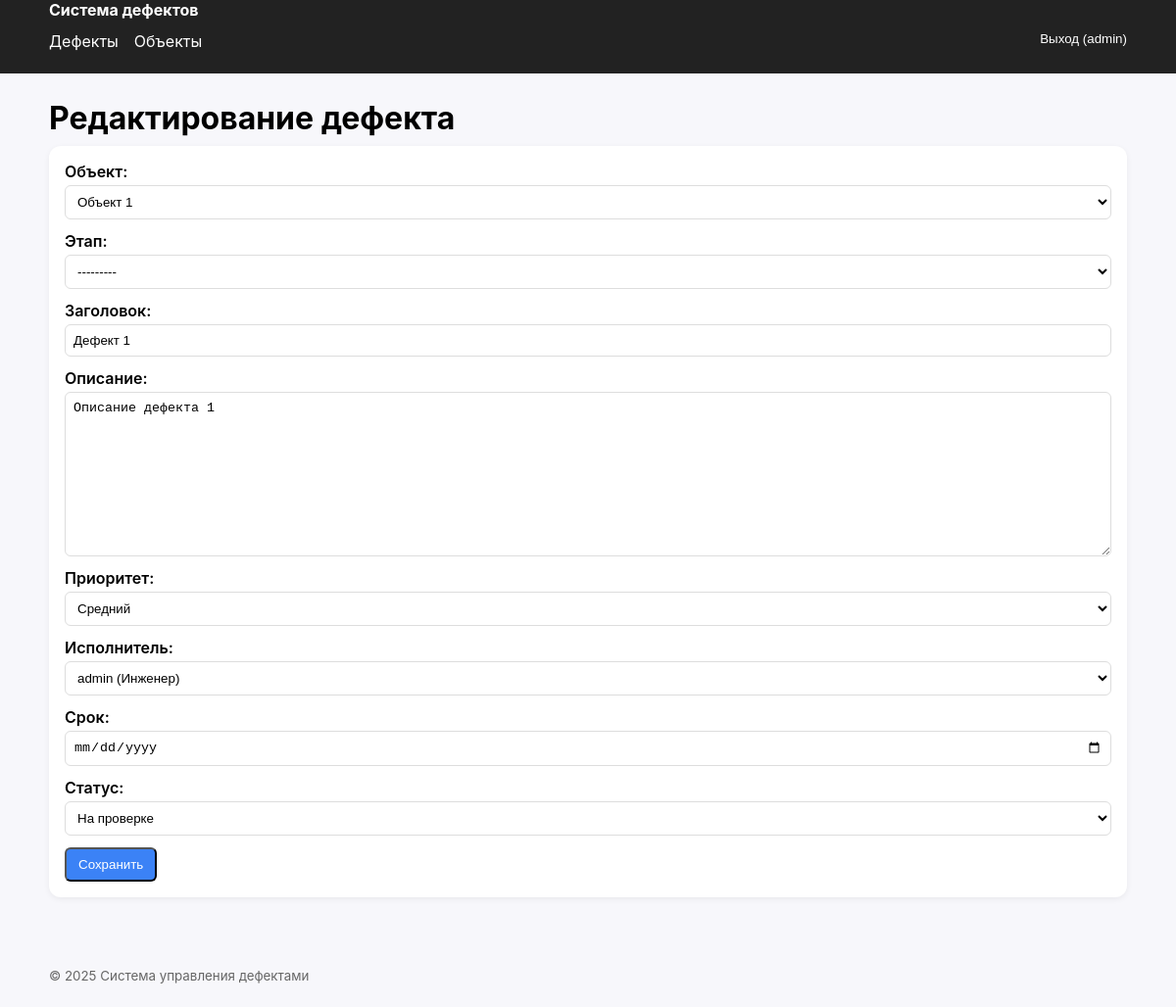
/defects/2/edit/ (signed in), run on an earlier commit of the app's database.
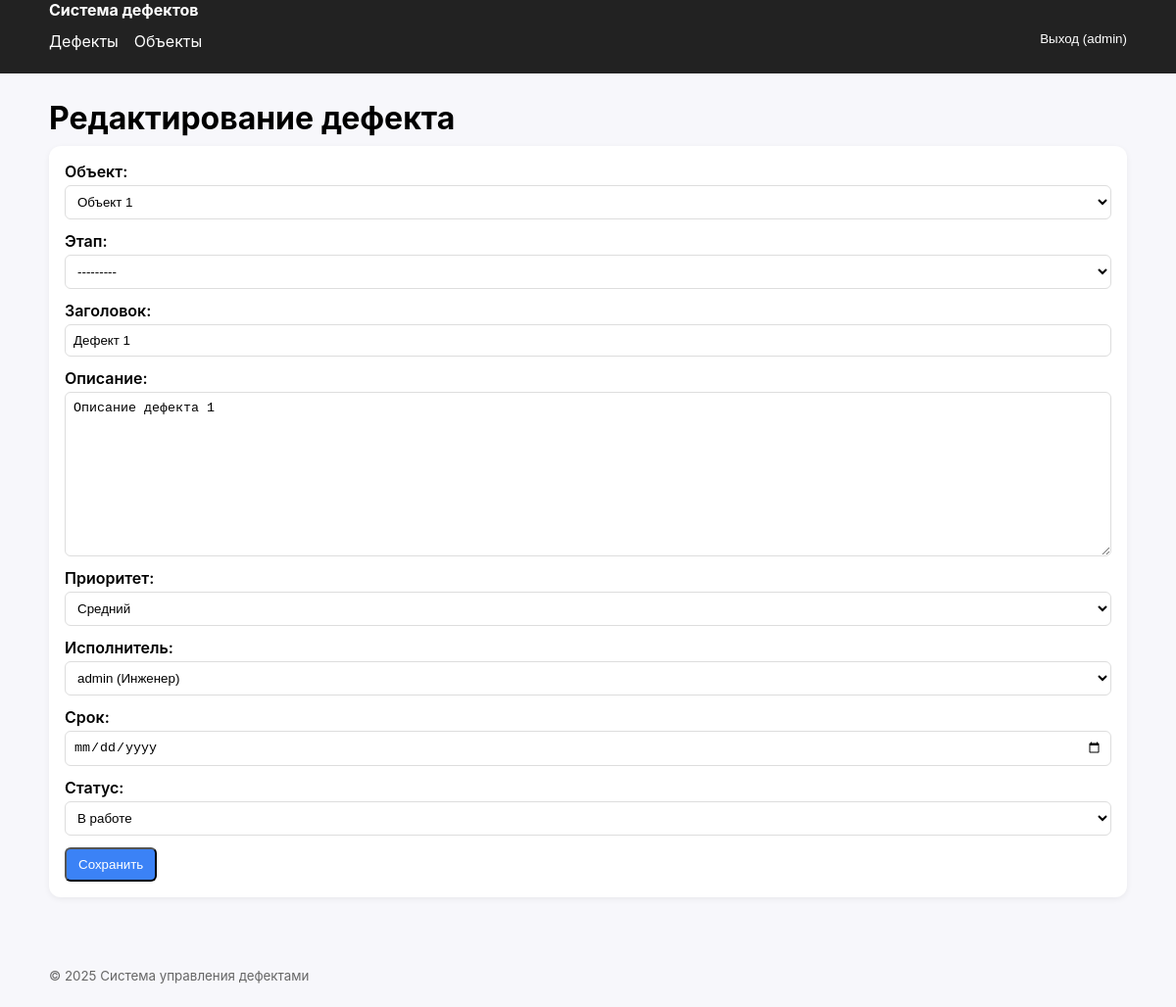
And on a later commit of the database.
### defects/models.py (models this page shows, shortened)
class Defect(models.Model):
    project = models.ForeignKey(Project, on_delete=models.PROTECT, related_name="defects", verbose_name="Объект")
    stage = models.ForeignKey(Stage, on_delete=models.SET_NULL, null=True, blank=True, related_name="defects",
                              verbose_name="Этап")
    title = models.CharField("Заголовок", max_length=255)
    description = models.TextField("Описание", blank=True)
    priority = models.CharField("Приоритет", max_length=3, choices=Priority.choices, default=Priority.MEDIUM)
    assignee = models.ForeignKey(settings.AUTH_USER_MODEL, on_delete=models.SET_NULL, null=True, blank=True,
                                 related_name="assigned_defects", verbose_name="Исполнитель")
    reporter = models.ForeignKey(settings.AUTH_USER_MODEL, on_delete=models.PROTECT, related_name="reported_defects",
                                 verbose_name="Автор")
    due_date = models.DateField("Срок", null=True, blank=True)
    status = models.CharField("Статус", max_length=3, choices=Status.choices, default=Status.NEW)
    created_at = models.DateTimeField("Создано", auto_now_add=True)
    updated_at = models.DateTimeField("Обновлено", auto_now=True)
    class Meta: ordering = ["-created_at"]

### defects/views.py (the view, shortened to what this page needs)
# urls.py: path("<int:pk>/edit/", DefectUpdateView.as_view(), name="edit"),
class DefectUpdateView(LoginRequiredMixin, UpdateView):
    model = Defect;
    form_class = DefectForm;
    template_name = "defects/defect_form.html"

### defects/forms.py (shortened to what this page needs)
class DefectForm(forms.ModelForm):
    class Meta:
        model = Defect
        fields = ["project", "stage", "title", "description", "priority", "assignee", "due_date", "status"]
        widgets = {"due_date": forms.DateInput(attrs={"type": "date"})}

### accounts/models.py (called while the page is built)
    def __str__(self): return f"{self.username} ({self.get_role_display()})"

### projects/models.py (called while the page is built)
    def __str__(self): return self.name

### templates/defects/defect_form.html
{% extends "base.html" %}{% block title %}{{ form.instance.pk|yesno:"Редактирование дефекта,Новый дефект" }}{% endblock %}
{% block content %}
<h1>{{ form.instance.pk|yesno:"Редактирование дефекта,Новый дефект" }}</h1>
<form method="post" enctype="multipart/form-data" class="card">{% csrf_token %}
{% for field in form %}<div class="form-row">{{ field.label_tag }} {{ field }}{% for e in field.errors %}<div class="alert">{{ e }}</div>{% endfor %}</div>{% endfor %}
<div class="actions"><button class="btn">Сохранить</button></div></form>
{% endblock %}

What changed in the data, as far as the page shows it:
changed Defect "Редактирование дефекта": status "На проверке" → "В работе"
